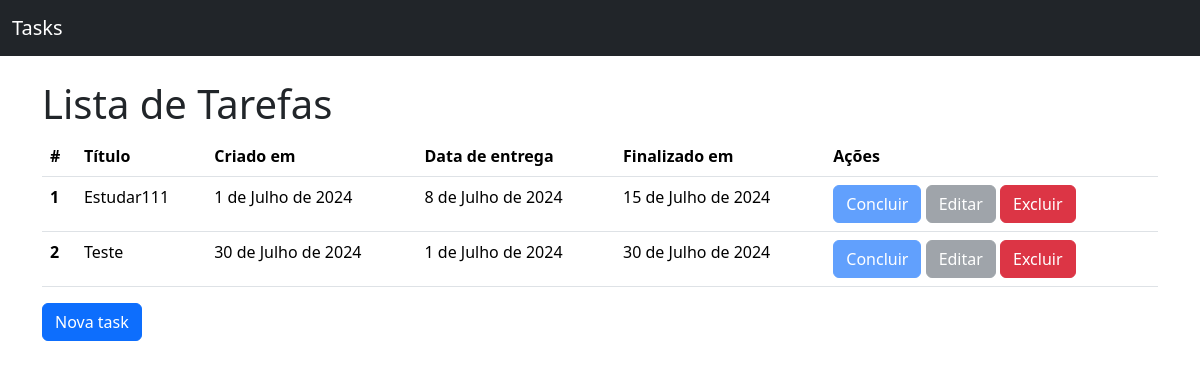
Before: / with the older database file.
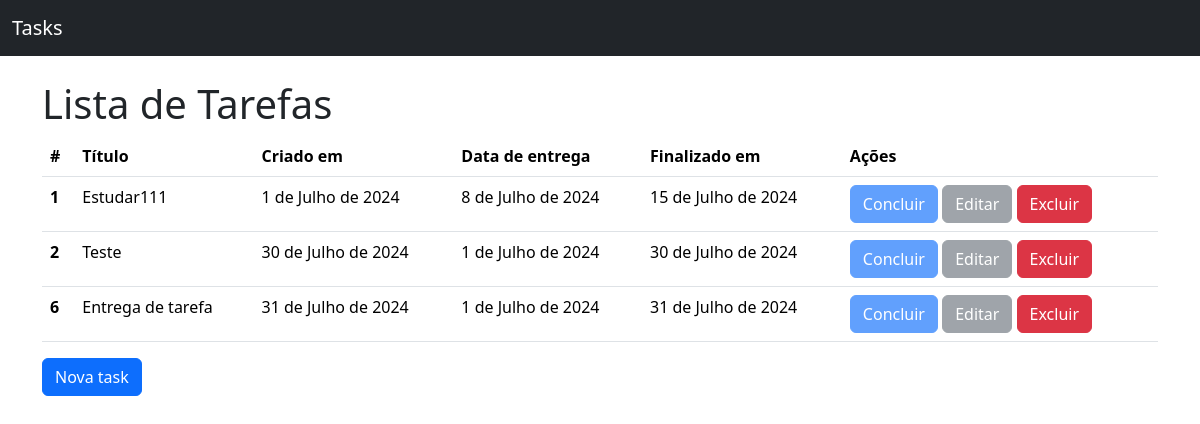
After: the same page with the newer database file.
### tasks/models.py (models this page shows, shortened)
class Todo(models.Model):
    title = models.CharField(verbose_name="Título", max_length=100, null=False, blank=False)
    created_at = models.DateField(auto_now_add=True, null=False, blank=False)
    deadline = models.DateField(verbose_name="Data de entrega", null=False, blank=False)
    finished_at = models.DateField(null=True)
    class Meta:
        ordering = ["-deadline"]

### tasks/views.py (the view)
# urls.py: path("", TodoListView.as_view(), name="todo_list"),
class TodoListView(ListView):
    model = Todo

### tasks/templates/tasks/todo_list.html (shortened to what this page needs)
{% extends "base.html" %}
  {% block content %}
      <h1>Lista de Tarefas</h1>
      {% if todo_list %}
        <table class="table">
          <thead>
            <tr>
            <th scope="col">#</th>
            <th scope="col">Título</th>
            <th scope="col">Criado em</th>
            <th scope="col">Data de entrega</th>
            <th scope="col">Finalizado em</th>
            <th scope="col">Ações</th>
            </tr>
          </thead>
          <tbody>
            {% for todo in todo_list %}
              <tr>
              <th scope="row">{{todo.pk}}</th>
              <td>{{todo.title}}</td>
              <td>{{todo.created_at}}</td>
              <td>{{todo.deadline}}</td>
              <td>{{todo.finished_at | default:"-"}}</td>
              <td>
                <a
                  href="{% url 'todo_complete' pk=todo.pk %}"
                  class="btn btn-primary bt-sm {% if todo.finished_at %}disabled{% endif %}"
                  >
                    Concluir
                </a>
                <a
                  href="{% url 'todo_update' pk=todo.pk %}"
                  class="btn btn-secondary bt-sm {% if todo.finished_at %}disabled{% endif %}"
                  >
                    Editar
                </a>
                <a
                  href="{% url 'todo_delete' pk=todo.pk %}"
                  class="btn btn-danger bt-sm"
                  >
                    Excluir
                </a>
              </td>
              </tr>
            {% endfor %}
          </tbody>
        </table>
      {% else %}
          <p>Não há tasks</p>
      {% endif %}
      <a href="{% url 'todo_create' %}" class= "btn btn-primary"> Nova task </a>
  {% endblock content %}

### tasks/templates/base.html (shortened to what this page needs)
<!doctype html>
<html lang="pt-br">
  <head>
    <link href="https://cdn.jsdelivr.net/npm/bootstrap@5.3.3/dist/css/bootstrap.min.css" rel="stylesheet">
  </head>
  <body>
    <nav class="navbar bg-dark mb-4" data-bs-theme="dark">
        <div class="container-fluid">
            <a class="navbar-brand" href="{% url 'todo_list'%}">Tasks</a>
        </div>
    </nav>
    <main class="container">
        {% block content %}{% endblock  %}
    </main>
  </body>
</html>

Changed rows visible on the page:
added Todo: pk "6", title "Entrega de tarefa", created_at "31 de Julho de 2024", deadline "1 de Julho de 2024", finished_at "31 de Julho de 2024"
